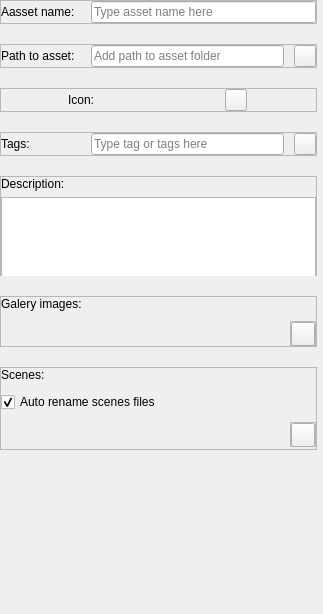
                   <widget class="QWidget" name="scrollAreaWidgetContents">
                    <property name="geometry">
                     <rect>
                      <x>0</x>
                      <y>0</y>
                      <width>323</width>
                      <height>614</height>
                     </rect>
                    </property>
                    <layout class="QVBoxLayout" name="verticalLayout">
                     <property name="spacing">
                      <number>20</number>
                     </property>
                     <property name="leftMargin">
                      <number>0</number>
                     </property>
                     <property name="topMargin">
                      <number>0</number>
                     </property>
                     <property name="rightMargin">
                      <number>6</number>
                     </property>
                     <property name="bottomMargin">
                      <number>0</number>
                     </property>
                     <item>
                      <widget class="QFrame" name="name_frame">
                       <property name="frameShape">
                        <enum>QFrame::StyledPanel</enum>
                       </property>
                       <property name="frameShadow">
                        <enum>QFrame::Raised</enum>
                       </property>
                       <layout class="QHBoxLayout" name="horizontalLayout_12">
                        <property name="spacing">
                         <number>10</number>
                        </property>
                        <property name="leftMargin">
                         <number>0</number>
                        </property>
                        <property name="topMargin">
                         <number>0</number>
                        </property>
                        <property name="rightMargin">
                         <number>0</number>
                        </property>
                        <property name="bottomMargin">
                         <number>0</number>
                        </property>
                        <item>
                         <widget class="QLabel" name="name_label">
                          <property name="minimumSize">
                           <size>
                            <width>80</width>
                            <height>0</height>
                           </size>
                          </property>
                          <property name="maximumSize">
                           <size>
                            <width>16777215</width>
                            <height>16777215</height>
                           </size>
                          </property>
                          <property name="text">
                           <string>Aasset name:</string>
                          </property>
                         </widget>
                        </item>
                        <item>
                         <widget class="QLineEdit" name="name_lineEdit">
                          <property name="minimumSize">
                           <size>
                            <width>0</width>
                            <height>22</height>
                           </size>
                          </property>
                          <property name="maximumSize">
                           <size>
                            <width>16777215</width>
                            <height>22</height>
                           </size>
                          </property>
                          <property name="placeholderText">
                           <string>Type asset name here</string>
                          </property>
                          <property name="clearButtonEnabled">
                           <bool>true</bool>
                          </property>
                         </widget>
                        </item>
                       </layout>
                      </widget>
                     </item>
                     <item>
                      <widget class="QFrame" name="path_frame">
                       <property name="frameShape">
                        <enum>QFrame::StyledPanel</enum>
                       </property>
                       <property name="frameShadow">
                        <enum>QFrame::Raised</enum>
                       </property>
                       <layout class="QHBoxLayout" name="horizontalLayout_10">
                        <property name="spacing">
                         <number>10</number>
                        </property>
                        <property name="leftMargin">
                         <number>0</number>
                        </property>
                        <property name="topMargin">
                         <number>0</number>
                        </property>
                        <property name="rightMargin">
                         <number>0</number>
                        </property>
                        <property name="bottomMargin">
                         <number>0</number>
                        </property>
                        <item>
                         <widget class="QLabel" name="path_label">
                          <property name="minimumSize">
                           <size>
                            <width>80</width>
                            <height>0</height>
                           </size>
                          </property>
                          <property name="text">
                           <string>Path to asset:</string>
                          </property>
                         </widget>
                        </item>
                        <item>
                         <widget class="QLineEdit" name="path_lineEdit">
                          <property name="minimumSize">
                           <size>
                            <width>0</width>
                            <height>22</height>
                           </size>
                          </property>
                          <property name="maximumSize">
                           <size>
                            <width>16777215</width>
                            <height>22</height>
                           </size>
                          </property>
                          <property name="placeholderText">
                           <string>Add path to asset folder</string>
                          </property>
                          <property name="clearButtonEnabled">
                           <bool>true</bool>
                          </property>
                         </widget>
                        </item>
                        <item>
                         <widget class="QPushButton" name="path_Button">
                          <property name="minimumSize">
                           <size>
                            <width>22</width>
                            <height>22</height>
                           </size>
                          </property>
                          <property name="maximumSize">
                           <size>
                            <width>22</width>
                            <height>22</height>
                           </size>
                          </property>
                          <property name="text">
                           <string/>
                          </property>
                          <property name="icon">
                           <iconset resource="../resurses.qrc">
                            <normaloff>:/icons/icons/folder.svg</normaloff>:/icons/icons/folder.svg</iconset>
                          </property>
                          <property name="iconSize">
                           <size>
                            <width>22</width>
                            <height>22</height>
                           </size>
                          </property>
                         </widget>
                        </item>
                       </layout>
                      </widget>
                     </item>
                     <item>
                      <widget class="QFrame" name="icon_frame">
                       <property name="minimumSize">
                        <size>
                         <width>0</width>
                         <height>0</height>
                        </size>
                       </property>
                       <property name="frameShape">
                        <enum>QFrame::StyledPanel</enum>
                       </property>
                       <property name="frameShadow">
                        <enum>QFrame::Raised</enum>
                       </property>
                       <layout class="QHBoxLayout" name="iconLE_Layout">
                        <property name="spacing">
                         <number>10</number>
                        </property>
                        <property name="leftMargin">
                         <number>0</number>
                        </property>
                        <property name="topMargin">
                         <number>0</number>
                        </property>
                        <property name="rightMargin">
                         <number>0</number>
                        </property>
                        <property name="bottomMargin">
                         <number>0</number>
                        </property>
                        <item>
                         <widget class="QLabel" name="label_3">
                          <property name="minimumSize">
                           <size>
                            <width>80</width>
                            <height>0</height>
                           </size>
                          </property>
                          <property name="maximumSize">
                           <size>
                            <width>80</width>
                            <height>22</height>
                           </size>
                          </property>
                          <property name="text">
                           <string>Icon:</string>
                          </property>
                         </widget>
                        </item>
                        <item>
                         <widget class="QPushButton" name="image_Button">
                          <property name="minimumSize">
                           <size>
                            <width>22</width>
                            <height>22</height>
                           </size>
                          </property>
                          <property name="maximumSize">
                           <size>
                            <width>22</width>
                            <height>22</height>
                           </size>
                          </property>
                          <property name="text">
                           <string/>
                          </property>
                          <property name="icon">
                           <iconset resource="../resurses.qrc">
                            <normaloff>:/icons/icons/folder.svg</normaloff>:/icons/icons/folder.svg</iconset>
                          </property>
                          <property name="iconSize">
                           <size>
                            <width>22</width>
                            <height>22</height>
                           </size>
                          </property>
                         </widget>
                        </item>
                       </layout>
                      </widget>
                     </item>
                     <item>
                      <widget class="QFrame" name="tag_frame">
                       <property name="frameShape">
                        <enum>QFrame::StyledPanel</enum>
                       </property>
                       <property name="frameShadow">
                        <enum>QFrame::Raised</enum>
                       </property>
                       <layout class="QHBoxLayout" name="horizontalLayout_9">
                        <property name="spacing">
                         <number>10</number>
                        </property>
                        <property name="leftMargin">
                         <number>0</number>
                        </property>
                        <property name="topMargin">
                         <number>0</number>
                        </property>
                        <property name="rightMargin">
                         <number>0</number>
                        </property>
                        <property name="bottomMargin">
                         <number>0</number>
                        </property>
                        <item>
                         <widget class="QLabel" name="tag_label">
                          <property name="minimumSize">
                           <size>
                            <width>80</width>
                            <height>0</height>
                           </size>
                          </property>
                          <property name="text">
                           <string>Tags:</string>
                          </property>
                         </widget>
                        </item>
                        <item>
                         <widget class="QLineEdit" name="tag_lineEdit">
                          <property name="minimumSize">
                           <size>
                            <width>0</width>
                            <height>22</height>
                           </size>
                          </property>
                          <property name="maximumSize">
                           <size>
                            <width>16777215</width>
                            <height>22</height>
                           </size>
                          </property>
                          <property name="placeholderText">
                           <string>Type tag or tags here</string>
                          </property>
                          <property name="clearButtonEnabled">
                           <bool>true</bool>
                          </property>
                         </widget>
                        </item>
                        <item>
                         <widget class="QPushButton" name="add_tag_Button">
                          <property name="minimumSize">
                           <size>
                            <width>22</width>
                            <height>22</height>
                           </size>
                          </property>
                          <property name="maximumSize">
                           <size>
                            <width>22</width>
                            <height>22</height>
                           </size>
                          </property>
                          <property name="text">
                           <string/>
                          </property>
                          <property name="icon">
                           <iconset resource="../resurses.qrc">
                            <normaloff>:/icons/icons/plus-circle.svg</normaloff>:/icons/icons/plus-circle.svg</iconset>
                          </property>
                          <property name="iconSize">
                           <size>
                            <width>22</width>
                            <height>22</height>
                           </size>
                          </property>
                         </widget>
                        </item>
                       </layout>
                      </widget>
                     </item>
                     <item>
                      <widget class="QFrame" name="description_frame">
                       <property name="maximumSize">
                        <size>
                         <width>16777215</width>
                         <height>100</height>
                        </size>
                       </property>
                       <property name="frameShape">
                        <enum>QFrame::StyledPanel</enum>
                       </property>
                       <property name="frameShadow">
                        <enum>QFrame::Raised</enum>
                       </property>
                       <layout class="QVBoxLayout" name="verticalLayout_6">
                        <property name="spacing">
                         <number>6</number>
                        </property>
                        <property name="leftMargin">
                         <number>0</number>
                        </property>
                        <property name="topMargin">
                         <number>0</number>
                        </property>
                        <property name="rightMargin">
                         <number>0</number>
                        </property>
                        <property name="bottomMargin">
                         <number>10</number>
                        </property>
                        <item>
                         <widget class="QLabel" name="description_label">
                          <property name="minimumSize">
                           <size>
                            <width>0</width>
                            <height>0</height>
                           </size>
                          </property>
                          <property name="maximumSize">
                           <size>
                            <width>16777215</width>
                            <height>30</height>
                           </size>
                          </property>
                          <property name="baseSize">
                           <size>
                            <width>0</width>
                            <height>20</height>
                           </size>
                          </property>
                          <property name="text">
                           <string>Description:</string>
                          </property>
                         </widget>
                        </item>
                        <item>
                         <widget class="QTextEdit" name="description_textEdit">
                          <property name="minimumSize">
                           <size>
                            <width>0</width>
                            <height>80</height>
                           </size>
                          </property>
                          <property name="maximumSize">
                           <size>
                            <width>16777215</width>
                            <height>180</height>
                           </size>
                          </property>
                          <property name="acceptRichText">
                           <bool>false</bool>
                          </property>
                          <property name="placeholderText">
                           <string/>
                          </property>
                         </widget>
                        </item>
                       </layout>
                      </widget>
                     </item>
                     <item>
                      <widget class="QFrame" name="galery_frame_">
                       <property name="sizePolicy">
                        <sizepolicy hsizetype="Preferred" vsizetype="Preferred">
                         <horstretch>0</horstretch>
                         <verstretch>0</verstretch>
                        </sizepolicy>
                       </property>
                       <property name="minimumSize">
                        <size>
                         <width>0</width>
                         <height>0</height>
                        </size>
                       </property>
                       <property name="frameShape">
                        <enum>QFrame::StyledPanel</enum>
                       </property>
                       <property name="frameShadow">
                        <enum>QFrame::Raised</enum>
                       </property>
                       <layout class="QVBoxLayout" name="galery_frame_verticalLayout">
                        <property name="spacing">
                         <number>10</number>
                        </property>
                        <property name="leftMargin">
                         <number>0</number>
                        </property>
                        <property name="topMargin">
                         <number>0</number>
                        </property>
                        <property name="rightMargin">
                         <number>0</number>
                        </property>
                        <property name="bottomMargin">
                         <number>0</number>
                        </property>
                        <item>
                         <widget class="QLabel" name="galery_label">
                          <property name="maximumSize">
                           <size>
                            <width>16777215</width>
                            <height>20</height>
                           </size>
                          </property>
                          <property name="text">
                           <string>Galery images:</string>
                          </property>
                         </widget>
                        </item>
                        <item alignment="Qt::AlignRight">
                         <widget class="QFrame" name="galery_subframe">
                          <property name="minimumSize">
                           <size>
                            <width>0</width>
                            <height>24</height>
                           </size>
                          </property>
                          <property name="maximumSize">
                           <size>
                            <width>16777215</width>
                            <height>25</height>
                           </size>
                          </property>
                          <property name="frameShape">
                           <enum>QFrame::StyledPanel</enum>
                          </property>
                          <property name="frameShadow">
                           <enum>QFrame::Raised</enum>
                          </property>
                          <layout class="QVBoxLayout" name="verticalLayout_16">
                           <property name="spacing">
                            <number>0</number>
                           </property>
                           <property name="leftMargin">
                            <number>0</number>
                           </property>
                           <property name="topMargin">
                            <number>0</number>
                           </property>
                           <property name="rightMargin">
                            <number>0</number>
                           </property>
                           <property name="bottomMargin">
                            <number>0</number>
                           </property>
                           <item>
                            <widget class="QPushButton" name="galery_button">
                             <property name="minimumSize">
                              <size>
                               <width>24</width>
                               <height>24</height>
                              </size>
                             </property>
                             <property name="maximumSize">
                              <size>
                               <width>24</width>
                               <height>24</height>
                              </size>
                             </property>
                             <property name="text">
                              <string/>
                             </property>
                             <property name="icon">
                              <iconset resource="../resurses.qrc">
                               <normaloff>:/icons/icons/file-plus.svg</normaloff>:/icons/icons/file-plus.svg</iconset>
                             </property>
                             <property name="iconSize">
                              <size>
                               <width>24</width>
                               <height>24</height>
                              </size>
                             </property>
                            </widget>
                           </item>
                          </layout>
                         </widget>
                        </item>
                       </layout>
                      </widget>
                     </item>
                     <item>
                      <widget class="QFrame" name="scen_frame">
                       <property name="sizePolicy">
                        <sizepolicy hsizetype="Preferred" vsizetype="Preferred">
                         <horstretch>0</horstretch>
                         <verstretch>0</verstretch>
                        </sizepolicy>
                       </property>
                       <property name="minimumSize">
                        <size>
                         <width>0</width>
                         <height>0</height>
                        </size>
                       </property>
                       <property name="frameShape">
                        <enum>QFrame::StyledPanel</enum>
                       </property>
                       <property name="frameShadow">
                        <enum>QFrame::Raised</enum>
                       </property>
                       <layout class="QVBoxLayout" name="scens_framelLayout">
                        <property name="spacing">
                         <number>10</number>
                        </property>
                        <property name="leftMargin">
                         <number>0</number>
                        </property>
                        <property name="topMargin">
                         <number>0</number>
                        </property>
                        <property name="rightMargin">
                         <number>0</number>
                        </property>
                        <property name="bottomMargin">
                         <number>2</number>
                        </property>
                        <item>
                         <widget class="QLabel" name="scen_label">
                          <property name="maximumSize">
                           <size>
                            <width>16777215</width>
                            <height>20</height>
                           </size>
                          </property>
                          <property name="text">
                           <string>Scenes:</string>
                          </property>
                         </widget>
                        </item>
                        <item>
                         <widget class="QCheckBox" name="rename_checkBox">
                          <property name="text">
                           <string>Auto rename scenes files</string>
                          </property>
                          <property name="checked">
                           <bool>true</bool>
                          </property>
                          <property name="tristate">
                           <bool>false</bool>
                          </property>
                         </widget>
                        </item>
                        <item alignment="Qt::AlignRight">
                         <widget class="QFrame" name="galery_subframe_2">
                          <property name="minimumSize">
                           <size>
                            <width>0</width>
                            <height>24</height>
                           </size>
                          </property>
                          <property name="maximumSize">
                           <size>
                            <width>16777215</width>
                            <height>25</height>
                           </size>
                          </property>
                          <property name="frameShape">
                           <enum>QFrame::StyledPanel</enum>
                          </property>
                          <property name="frameShadow">
                           <enum>QFrame::Raised</enum>
                          </property>
                          <layout class="QVBoxLayout" name="verticalLayout_18">
                           <property name="spacing">
                            <number>0</number>
                           </property>
                           <property name="leftMargin">
                            <number>0</number>
                           </property>
                           <property name="topMargin">
                            <number>0</number>
                           </property>
                           <property name="rightMargin">
                            <number>0</number>
                           </property>
                           <property name="bottomMargin">
                            <number>0</number>
                           </property>
                           <item>
                            <widget class="QPushButton" name="scens_Button">
                             <property name="minimumSize">
                              <size>
                               <width>24</width>
                               <height>24</height>
                              </size>
                             </property>
                             <property name="maximumSize">
                              <size>
                               <width>24</width>
                               <height>24</height>
                              </size>
                             </property>
                             <property name="text">
                              <string/>
                             </property>
                             <property name="icon">
                              <iconset resource="../resurses.qrc">
                               <normaloff>:/icons/icons/file-plus.svg</normaloff>:/icons/icons/file-plus.svg</iconset>
                             </property>
                             <property name="iconSize">
                              <size>
                               <width>24</width>
                               <height>24</height>
                              </size>
                             </property>
                            </widget>
                           </item>
                          </layout>
                         </widget>
                        </item>
                       </layout>
                      </widget>
                     </item>
                     <item>
                      <spacer name="verticalSpacer_2">
                       <property name="orientation">
                        <enum>Qt::Vertical</enum>
                       </property>
                       <property name="sizeHint" stdset="0">
                        <size>
                         <width>20</width>
                         <height>40</height>
                        </size>
                       </property>
                      </spacer>
                     </item>
                    </layout>
                   </widget>
